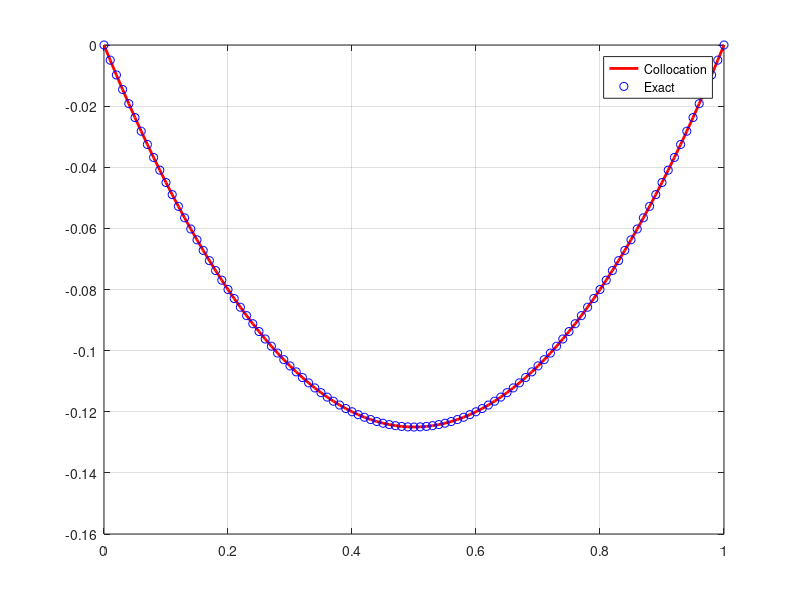

The MATLAB script that drew this image:
%% Collocation Method
clear
clc
close all
tic
%%
M0 = 1;
EI = 1;
L0 = 0;
L = 1;
n = 100;
h = (L-L0)/n;
x = (L0:h:L)'; % Collocation Points
%%
u = @(x) -(M0/(2*EI)).*x.*(L-x);
%% Basis function: N_i(x)=x^i
phi    = @(x,j) x.^j;
dxxphi = @(x,j) j.*(j-1).*(x.^(j-2));
%% Interpolation Matrix
A = zeros(n+1);
for i=1:n+1
    A(i,:) = phi(x(i),(0:n));
end
%% Second-Differential Matrix
D = zeros(n+1);
for i=1:n+1
    D(i,:) = dxxphi(x(i),(0:n));
end
% Boundary conditions
D(1,:) = A(1,:);
D(end,:) = A(end,:);
%% Right-hand side
F = (M0/EI)*ones(n+1,1);
F(1)   = 0;
F(end) = 0;
U = D\F;
%% Plot
plot(x,A*U,'r','LineWidth',2)
hold on
plot(x,u(x),'bo')
legend('Collocation','Exact')
grid on
toc
